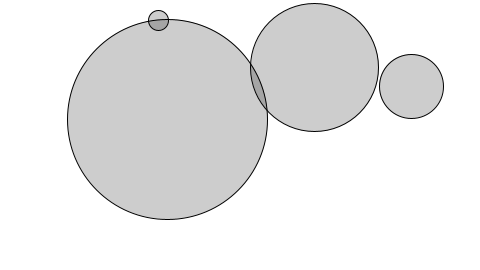
Frame 1 (no input)
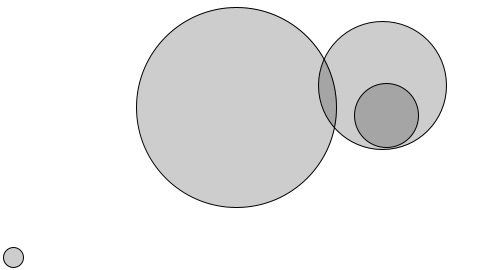
Frame 60 (the mouse pressed at the canvas centre just before this capture)
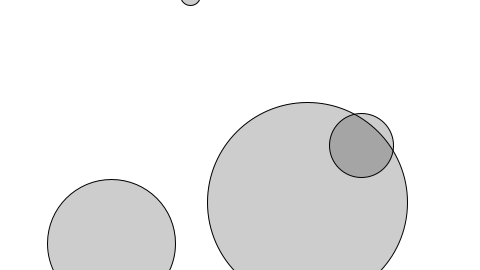
Frame 120 (the mouse held since frame 60 and released just before this capture)

The Processing sketch that drew these frames (run headless with seeded random() and noise(); from frame 60 on, the mouse is pressed at the canvas centre):

// Processing sketch: bouncingBallsClass
// ── bouncingBallsClass.pde
// Kreatives Programmieren mit Processing DMP KP_S26
// Example of the bouncing ball sketch with a class
// Martinez
// Two ball variables
Ball ball1;
Ball ball2;
Ball ball3;
Ball ball4;

void setup() {
  size(480, 270);
  
  // Initialize balls
  ball1 = new Ball(64);
  ball2 = new Ball(32);
  ball3 = new Ball(10);
  ball4 = new Ball(100);
}

void draw() {
  background(255);
  
  // Move and display balls
  ball1.move();
  ball2.move();
  ball3.move();
  ball4.move();
  ball1.display();
  ball2.display();
    ball3.display();

  ball4.display();

}

// ── Ball.pde
// Example 10-2: Bouncing ball class

class Ball {

  float r;   // radius
  float x, y; // location
  float xspeed, yspeed; // speed

    // Constructor
  Ball(float tempR) {
    r = tempR;
    x = random(width);
    y = random(height);
    xspeed = random( - 5, 5);
    yspeed = random( - 5, 5);
  }

  void move() {
    x += xspeed; // Increment x
    y += yspeed; // Increment y

    // Check horizontal edges
    if (x > width || x < 0) {
      xspeed *= -1;
    }
    //Check vertical edges
    if (y > height || y < 0) {
      yspeed *= -1;
    }
  }

  // Draw the ball
  void display() {
    stroke(0);
    fill(0, 50);
    ellipse(x, y, r*2, r*2);
  }
}
